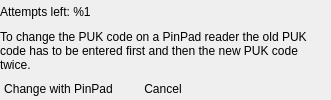
            <widget class="QWidget" name="changePukPinpad">
             <layout class="QGridLayout" name="changePukPinpadLayout">
              <property name="leftMargin">
               <number>0</number>
              </property>
              <property name="topMargin">
               <number>0</number>
              </property>
              <property name="rightMargin">
               <number>0</number>
              </property>
              <property name="bottomMargin">
               <number>0</number>
              </property>
              <item row="1" column="0" colspan="3">
               <widget class="QLabel" name="changePukPinpadInfo">
                <property name="text">
                 <string>To change the PUK code on a PinPad reader the old PUK code has to be entered first and then the new PUK code twice.</string>
                </property>
                <property name="wordWrap">
                 <bool>true</bool>
                </property>
               </widget>
              </item>
              <item row="2" column="2">
               <spacer name="changePukPinpadSpacer">
                <property name="orientation">
                 <enum>Qt::Horizontal</enum>
                </property>
                <property name="sizeHint" stdset="0">
                 <size>
                  <width>122</width>
                  <height>20</height>
                 </size>
                </property>
               </spacer>
              </item>
              <item row="2" column="0">
               <widget class="QPushButton" name="changePukPinpadChange">
                <property name="text">
                 <string>Change with PinPad</string>
                </property>
                <property name="flat">
                 <bool>true</bool>
                </property>
               </widget>
              </item>
              <item row="2" column="1">
               <widget class="QPushButton" name="changePukPinpadCancel">
                <property name="text">
                 <string>Cancel</string>
                </property>
                <property name="flat">
                 <bool>true</bool>
                </property>
               </widget>
              </item>
              <item row="0" column="0" colspan="3">
               <widget class="QLabel" name="changePukPinpadAttemptsLable">
                <property name="text">
                 <string>Attempts left: %1</string>
                </property>
               </widget>
              </item>
             </layout>
            </widget>
